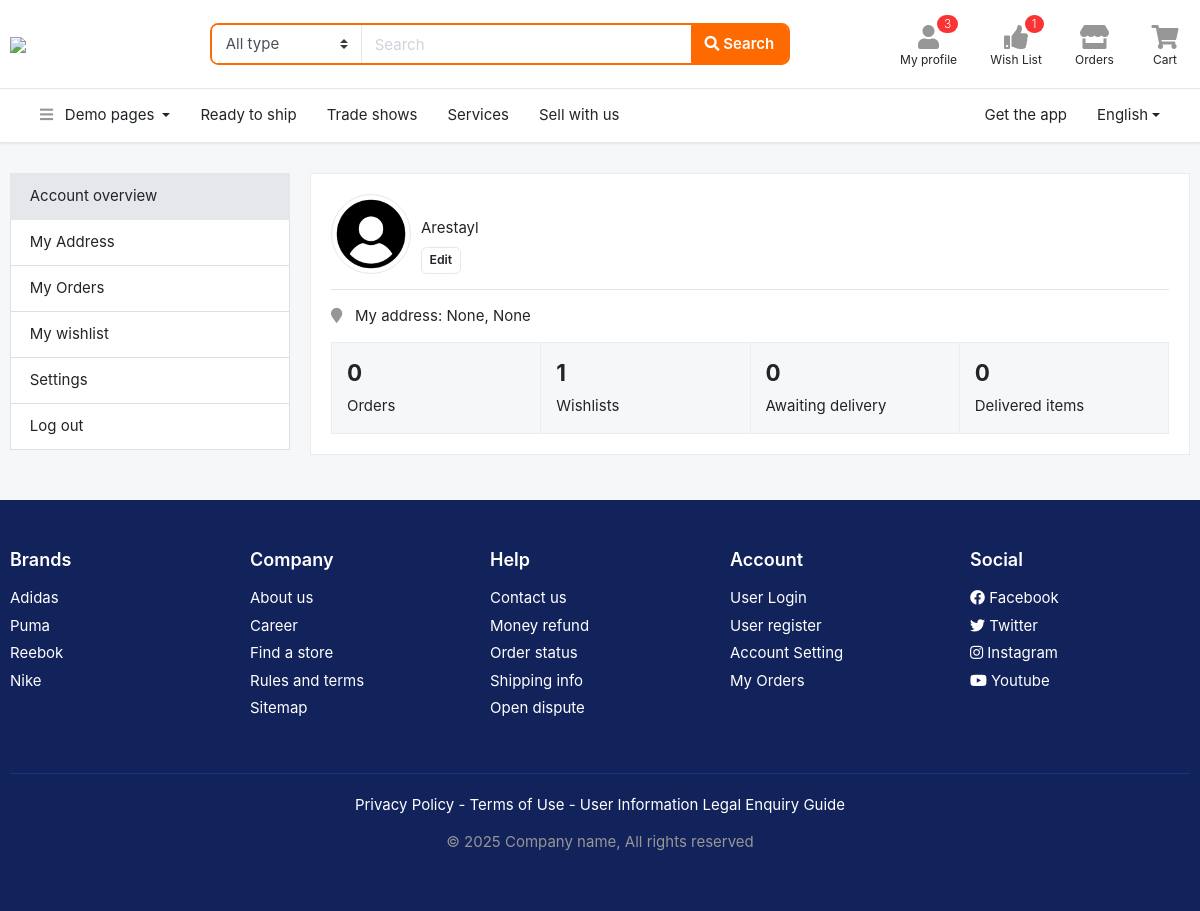
/auth/profile/ (signed in), run on the app's committed database.
### users/models.py (models this page shows, shortened)
class User(AbstractUser):
    class GENDER(models.TextChoices):
        MALE = 'male', 'male'
        FEMALE = 'female', 'female'
    phone = models.CharField(max_length=13)
    gender = models.CharField(max_length=10, choices=GENDER.choices, blank=True, null=True)
    city = models.CharField(max_length=50, blank=True, null=True)
    country = models.CharField(max_length=50, blank=True, null=True)
    confirmation_code = models.CharField(max_length=6, blank=True, null=True)
    confirmed = models.BooleanField(default=False)
    def get_full_address(self):
        return f"{self.country}, {self.city}"

### users/views.py (the view)
# urls.py: path('profile/', ProfileView.as_view(), name='profile'),
class ProfileView(LoginRequiredMixin,View):
    def get(self, request):
        user = request.user
        awaiting_orders = user.order_set.exclude(status=Order.STATUS_CHOICES[3][0]).count()
        order_items = 0
        for order in user.order_set.all():
            order_items += order.orderitems_set.count()
        context = {
            'user': user,
            'awaiting_orders': awaiting_orders,
            'order_items': order_items,
        }
        return render(request, 'profile-main.html', context)

### templates/profile-main.html
{% extends 'base.html' %}
{% block content %}
<section class="section-content padding-y">
    <div class="container">
        <div class="row">
            <aside class="col-md-3">
                <nav class="list-group">
                    <a class="list-group-item active" href="{% url 'profile' %}"> Account overview </a>
                    <a class="list-group-item" href="{% url 'profile-address' %}"> My Address </a>
                    <a class="list-group-item" href="{% url 'orders' %}"> My Orders </a>
                    <a class="list-group-item" href="{% url 'wishlist' %}"> My wishlist </a>
                    <a class="list-group-item" href="{% url 'profile-settings' %}"> Settings </a>
                    <a class="list-group-item" href="{% url 'logaut' %}"> Log out </a>
                </nav>
            </aside>
            <main class="col-md-9">
                <article class="card mb-3">
                    <div class="card-body">
                        <figure class="icontext">
                            <div class="icon">
                                <img class="rounded-circle img-sm border" src="/static/images/profile.png">
                            </div>
                            <div class="text">
                                <strong> {{ user.get_full_name }} </strong> <br>
                                <p class="mb-2"> {{ user.username }} </p>
                                <a href="{% url 'profile-settings' %}" class="btn btn-light btn-sm">Edit</a>
                            </div>
                        </figure>
                        <hr>
                        <p>
                            <i class="fa fa-map-marker text-muted"></i> &nbsp; My address: {{ user.get_full_address }}
                        </p>
                        <article class="card-group card-stat">
                            <figure class="card bg">
                                <div class="p-3">
                                    <h4 class="title">{{ user.order_set.all.count }}</h4>
                                    <span>Orders</span>
                                </div>
                            </figure>
                            <figure class="card bg">
                                <div class="p-3">
                                    <h4 class="title">{{ user.favorite_set.all.count }}</h4>
                                    <span>Wishlists</span>
                                </div>
                            </figure>
                            <figure class="card bg">
                                <div class="p-3">
                                    <h4 class="title">{{ awaiting_orders }}</h4>
                                    <span>Awaiting delivery</span>
                                </div>
                            </figure>
                            <figure class="card bg">
                                <div class="p-3">
                                    <h4 class="title">{{ order_items }}</h4>
                                    <span>Delivered items</span>
                                </div>
                            </figure>
                        </article>
                    </div>
                </article>
            </main>
        </div>
    </div>
</section>
{% endblock %}

### templates/base.html (shortened to what this page needs)
<!DOCTYPE HTML>
{% load static %}
<html lang="en">
<head>
<link href="/static/css/bootstrap.css?v=2.0" rel="stylesheet" type="text/css"/>
<link href="/static/fonts/fontawesome/css/all.min.css?v=2.0" type="text/css" rel="stylesheet">
<link href="/static/css/ui.css?v=2.0" rel="stylesheet" type="text/css"/>
<link href="/static/css/responsive.css?v=2.0" rel="stylesheet" type="text/css" />
</head>
<body>
<header class="section-header">
<section class="header-main border-bottom">
	<div class="container">
		<div class="row align-items-center">
			<div class="col-xl-2 col-lg-3 col-md-12">
				<a href="{% url 'home' %}" class="brand-wrap">
					<img class="logo" src="/static/images/log.jpg">
				</a>
			</div>
			<div class="col-xl-6 col-lg-5 col-md-6">
				<form action="#" class="search-header">
					<div class="input-group w-100">
						<select class="custom-select border-right"  name="category_name">
								<option value="">All type</option><option value="codex">Special</option>
						</select>
					    <input type="text" class="form-control" placeholder="Search">
					    <div class="input-group-append">
					      <button class="btn btn-primary" type="submit">
					        <i class="fa fa-search"></i> Search
					      </button>
					    </div>
				    </div>
				</form>
			</div>
			<div class="col-xl-4 col-lg-4 col-md-6">
				<div class="widgets-wrap float-md-right">
					<div class="widget-header mr-3">
						<a href="{% url 'profile' %}" class="widget-view">
							<div class="icon-area">
								<i class="fa fa-user"></i>
								<span class="notify">3</span>
							</div>
							<small class="text"> My profile </small>
						</a>
					</div>
					<div class="widget-header mr-3">
						<a href="{% url 'wishlist' %}" class="widget-view">
							<div class="icon-area">
								<i class="fa fa-thumbs-up"></i>
								<span class="notify">{{ request.user.favorite_set.count }}</span>
							</div>
							<small class="text"> Wish List </small>
						</a>
					</div>
					<div class="widget-header mr-3">
						<a href="{% url 'orders' %}" class="widget-view">
							<div class="icon-area">
								<i class="fa fa-store"></i>
							</div>
							<small class="text"> Orders </small>
						</a>
					</div>
					<div class="widget-header">
						<a href="{% url 'my-cart' %}" class="widget-view">
							<div class="icon-area">
								<i class="fa fa-shopping-cart"></i>
							</div>
							<small class="text"> Cart </small>
						</a>
					</div>
				</div>
			</div>
		</div>
	</div>
</section>
<nav class="navbar navbar-main navbar-expand-lg border-bottom">
<div class="container">
	<div class="collapse navbar-collapse" id="main_nav">
	<ul class="navbar-nav">
		<li class="nav-item dropdown">
			<a class="nav-link dropdown-toggle" data-toggle="dropdown" href="#"> <i class="fa fa-bars text-muted mr-2"></i> Demo pages </a>
		</li>
		<li class="nav-item">
			<a class="nav-link" href="">Ready to ship</a>
		</li>
		<li class="nav-item">
		<a class="nav-link" href="#">Trade shows</a>
		</li>
		<li class="nav-item">
		<a class="nav-link" href="#">Services</a>
		</li>
		<li class="nav-item">
		<a class="nav-link" href="#">Sell with us</a>
		</li>
	</ul>
	<ul class="navbar-nav ml-md-auto">
			<li class="nav-item">
			<a class="nav-link" href="#">Get the app</a>
		</li>
		<li class="nav-item dropdown">
			<a class="nav-link dropdown-toggle" href="http://example.com" data-toggle="dropdown">English</a>
		</li>
		</ul>
	</div>
</div>
</nav>
</header>
{% block content %} {% endblock %}
<footer class="section-footer bg-secondary">
	<div class="container">
		<section class="footer-top padding-y-lg text-white">
			<div class="row">
				<aside class="col-md col-6">
					<h6 class="title">Brands</h6>
					<ul class="list-unstyled">
						<li> <a href="#">Adidas</a></li>
						<li> <a href="#">Puma</a></li>
						<li> <a href="#">Reebok</a></li>
						<li> <a href="#">Nike</a></li>
					</ul>
				</aside>
				<aside class="col-md col-6">
					<h6 class="title">Company</h6>
					<ul class="list-unstyled">
						<li> <a href="#">About us</a></li>
						<li> <a href="#">Career</a></li>
						<li> <a href="#">Find a store</a></li>
						<li> <a href="#">Rules and terms</a></li>
						<li> <a href="#">Sitemap</a></li>
					</ul>
				</aside>
				<aside class="col-md col-6">
					<h6 class="title">Help</h6>
					<ul class="list-unstyled">
						<li> <a href="#">Contact us</a></li>
						<li> <a href="#">Money refund</a></li>
						<li> <a href="#">Order status</a></li>
						<li> <a href="#">Shipping info</a></li>
						<li> <a href="#">Open dispute</a></li>
					</ul>
				</aside>
				<aside class="col-md col-6">
					<h6 class="title">Account</h6>
					<ul class="list-unstyled">
						<li> <a href="#"> User Login </a></li>
						<li> <a href="#"> User register </a></li>
						<li> <a href="#"> Account Setting </a></li>
						<li> <a href="#"> My Orders </a></li>
					</ul>
				</aside>
				<aside class="col-md">
					<h6 class="title">Social</h6>
					<ul class="list-unstyled">
						<li><a href="#"> <i class="fab fa-facebook"></i> Facebook </a></li>
						<li><a href="#"> <i class="fab fa-twitter"></i> Twitter </a></li>
						<li><a href="#"> <i class="fab fa-instagram"></i> Instagram </a></li>
						<li><a href="#"> <i class="fab fa-youtube"></i> Youtube </a></li>
					</ul>
				</aside>
			</div>
		</section>
		<section class="footer-bottom text-center">
				<p class="text-white">Privacy Policy - Terms of Use - User Information Legal Enquiry Guide</p>
				<p class="text-muted"> &copy 2025 Company name, All rights reserved </p>
				<br>
		</section>
	</div>
</footer>
</body>
</html>

### static/css/ui.css (style rules this page uses)
html { font-family:'Inter', sans-serif;font-size:15px }
.img-xs,.img-sm,.img-md,.img-lg { -o-object-fit:cover;object-fit:cover;-ms-flex-negative:0;flex-shrink:0;-webkit-box-flex:0;-ms-flex-positive:0;flex-grow:0 }
.img-sm { width:80px;height:80px }
.padding-y { padding-top:30px;padding-bottom:30px }
.padding-y-lg { padding-top:48px;padding-bottom:48px }
figure { margin-bottom:0 }
article:after,.form-group:after { display:block;clear:both;content:"" }
.bg { background-color:#f6f7f9 }
.section-header { background-color:#fff;-webkit-box-shadow:0 0 3px rgba(51,51,51,0.15);box-shadow:0 0 3px rgba(51,51,51,0.15) }
.header-main { position:relative;padding-top:1rem;padding-bottom:1rem }
.brand-wrap .logo,.navbar-brand .logo { margin-right:7px;max-height:34px;display:inline-block }
.search-header { border:2px solid #ff6a00;border-radius:.55rem }
.search-header .form-control,.search-header .custom-select { border-color:transparent }
.search-header select { -ms-flex-preferred-size:150px !important;flex-basis:150px !important;-webkit-box-flex:0 !important;-ms-flex-positive:0 !important;flex-grow:0 !important }
.widget-header { display:inline-block;vertical-align:middle;position:relative }
.widget-header .widget-view { padding:5px 7px;display:inline-block;position:relative;text-align:center }
.widget-header .icon-area { font-size:24px;display:inline-block;width:36px;height:30px;color:#969696 }
.widget-header .icon-area .notify { position:absolute;top:0px;right:8% }
.widget-header .text { max-width:80px;overflow:hidden;text-overflow:ellipsis;white-space:nowrap;display:block;line-height:1.2 }
.widget-header a { color:#212529 }
.section-footer ul li { margin-bottom:5px }
.section-footer ul a { color:inherit }
.section-footer .title { font-weight:600;margin-bottom:16px;font-size:18px }
.footer-bottom { padding-top:20px;padding-bottom:20px;border-top:1px solid #1a3286 }
.btn-light { background-color:#fff;border-color:#e5e7ea }
[class*="list-"] li:after { visibility:hidden;display:block;content:"";overflow:hidden;height:0;clear:both }
.icontext { display:-webkit-inline-box;display:-ms-inline-flexbox;display:inline-flex;-webkit-box-align:center;-ms-flex-align:center;align-items:center;vertical-align:middle }
.icontext p { margin-bottom:0 }
.icontext .text { width:100%;color:#212529 }
.icontext .icon { position:relative;margin-right:10px;-ms-flex-negative:0;flex-shrink:0;-webkit-box-flex:0;-ms-flex-positive:0;flex-grow:0 }
.notify { position:absolute;top:-4px;right:-10px;display:inline-block;padding:.25em .6em;font-size:12px;line-height:1;text-align:center;font-weight:300;border-radius:3rem;color:#fff;background-color:#fa3434 }
body { background-color:#f6f7f9 }

### data on the page
User: user.favorite_set.count "1", username "Arestayl", get_full_address "None, None", order_set.all.count "0", favorite_set.all.count "1"

### other printed values
{{ awaiting_orders }} "0"
{{ order_items }} "0"
